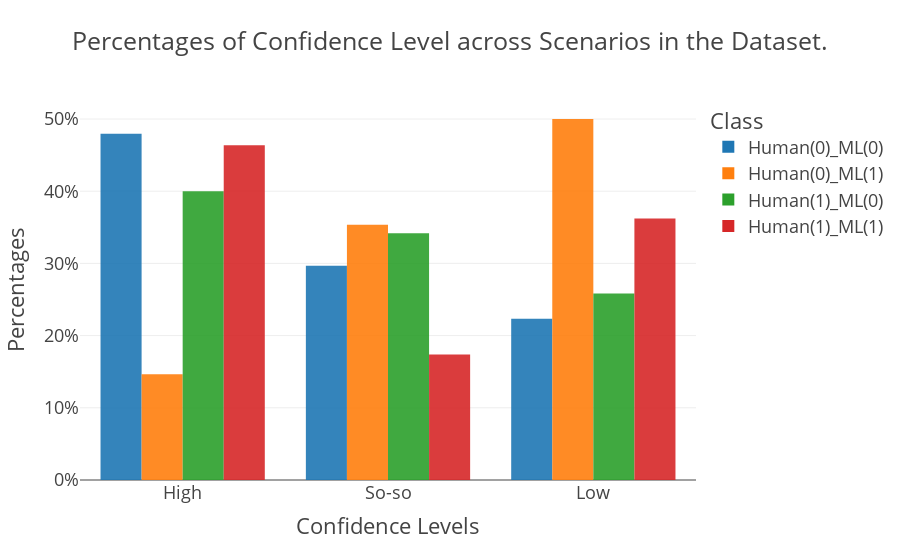

Notebook source saved alongside this figure:
### Code cell
barchart = px.bar(data_frame= dff,
                 x= "confidence level",
                 y=[dff.Values00, dff.Values01, dff.Values10, dff.Values11],
                 #color="counts",
                 opacity=0.9,
                 orientation="v",
                  template="presentation",
                 #color_discrete_sequence=["green", "red"],
                  barmode="group",
                  title="Percentages of Confidence Level across Scenarios in the Dataset.",
                  labels={"variable": "Class",
                         "value": "Percentages", 
                         "confidence level": "Confidence Levels",}
                 ) 

barchart.update_layout(yaxis = dict(tickmode = 'array',tickvals = [0, 10, 20, 30, 40, 50], ticktext = ['0%', '10%', '20%', '30%', '40%', '50%']))
newlabels ={"Values00": "Human(0)_ML(0)", "Values01": "Human(0)_ML(1)",
           "Values10": "Human(1)_ML(0)", "Values11": "Human(1)_ML(1)",}
barchart.for_each_trace(lambda t: t.update(name=newlabels[t.name], 
                                          legendgroup= newlabels[t.name],
                                          hovertemplate = t.hovertemplate.replace(t.name, newlabels[t.name])))


barchart.show()

### Figure 1 — Plotly figure (JSON) as saved in the notebook; plotly's stock layout.template omitted (floating-point values rounded to 4 significant figures)
{"data": [{"alignmentgroup": "True", "hovertemplate": "Class=Human(0)_ML(0)<br>Confidence Levels=%{x}<br>Percentages=%{y}<extra></extra>", "legendgroup": "Human(0)_ML(0)", "marker": {"color": "#1F77B4", "opacity": 0.9, "pattern": {"shape": ""}}, "name": "Human(0)_ML(0)", "offsetgroup": "Values00", "orientation": "v", "showlegend": true, "textposition": "auto", "type": "bar", "x": ["High", "So-so", "Low"], "xaxis": "x", "y": [47.96, 29.69, 22.35], "yaxis": "y"}, {"alignmentgroup": "True", "hovertemplate": "Class=Human(0)_ML(1)<br>Confidence Levels=%{x}<br>Percentages=%{y}<extra></extra>", "legendgroup": "Human(0)_ML(1)", "marker": {"color": "#FF7F0E", "opacity": 0.9, "pattern": {"shape": ""}}, "name": "Human(0)_ML(1)", "offsetgroup": "Values01", "orientation": "v", "showlegend": true, "textposition": "auto", "type": "bar", "x": ["High", "So-so", "Low"], "xaxis": "x", "y": [14.63, 35.37, 50], "yaxis": "y"}, {"alignmentgroup": "True", "hovertemplate": "Class=Human(1)_ML(0)<br>Confidence Levels=%{x}<br>Percentages=%{y}<extra></extra>", "legendgroup": "Human(1)_ML(0)", "marker": {"color": "#2CA02C", "opacity": 0.9, "pattern": {"shape": ""}}, "name": "Human(1)_ML(0)", "offsetgroup": "Values10", "orientation": "v", "showlegend": true, "textposition": "auto", "type": "bar", "x": ["High", "So-so", "Low"], "xaxis": "x", "y": [40, 34.16, 25.84], "yaxis": "y"}, {"alignmentgroup": "True", "hovertemplate": "Class=Human(1)_ML(1)<br>Confidence Levels=%{x}<br>Percentages=%{y}<extra></extra>", "legendgroup": "Human(1)_ML(1)", "marker": {"color": "#D62728", "opacity": 0.9, "pattern": {"shape": ""}}, "name": "Human(1)_ML(1)", "offsetgroup": "Values11", "orientation": "v", "showlegend": true, "textposition": "auto", "type": "bar", "x": ["High", "So-so", "Low"], "xaxis": "x", "y": [46.38, 17.39, 36.23], "yaxis": "y"}], "layout": {"barmode": "group", "legend": {"title": {"text": "Class"}, "tracegroupgap": 0}, "title": {"text": "Percentages of Confidence Level across Scenarios in the Dataset."}, "xaxis": {"anchor": "y", "domain": [0, 1], "title": {"text": "Confidence Levels"}}, "yaxis": {"anchor": "x", "domain": [0, 1], "tickmode": "array", "ticktext": ["0%", "10%", "20%", "30%", "40%", "50%"], "tickvals": [0, 10, 20, 30, 40, 50], "title": {"text": "Percentages"}}}}
